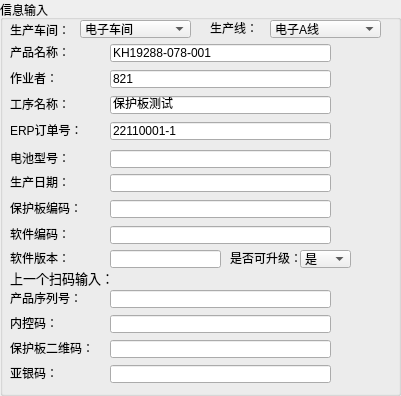
     <widget class="QGroupBox" name="groupBox_5">
      <property name="geometry">
       <rect>
        <x>10</x>
        <y>0</y>
        <width>401</width>
        <height>396</height>
       </rect>
      </property>
      <property name="title">
       <string>信息输入</string>
      </property>
      <widget class="QLabel" name="label_13">
       <property name="geometry">
        <rect>
         <x>10</x>
         <y>226</y>
         <width>71</width>
         <height>16</height>
        </rect>
       </property>
       <property name="text">
        <string>软件编码：</string>
       </property>
      </widget>
      <widget class="QLabel" name="label_12">
       <property name="geometry">
        <rect>
         <x>10</x>
         <y>200</y>
         <width>71</width>
         <height>16</height>
        </rect>
       </property>
       <property name="text">
        <string>保护板编码：</string>
       </property>
      </widget>
      <widget class="QLabel" name="label_6">
       <property name="geometry">
        <rect>
         <x>10</x>
         <y>70</y>
         <width>51</width>
         <height>16</height>
        </rect>
       </property>
       <property name="text">
        <string>作业者：</string>
       </property>
      </widget>
      <widget class="QLabel" name="label_51">
       <property name="geometry">
        <rect>
         <x>10</x>
         <y>174</y>
         <width>61</width>
         <height>16</height>
        </rect>
       </property>
       <property name="text">
        <string>生产日期：</string>
       </property>
      </widget>
      <widget class="QLabel" name="label_55">
       <property name="geometry">
        <rect>
         <x>230</x>
         <y>250</y>
         <width>71</width>
         <height>16</height>
        </rect>
       </property>
       <property name="text">
        <string>是否可升级：</string>
       </property>
      </widget>
      <widget class="QLabel" name="label_barcode_old">
       <property name="geometry">
        <rect>
         <x>10</x>
         <y>270</y>
         <width>361</width>
         <height>16</height>
        </rect>
       </property>
       <property name="font">
        <font>
         <family>小米兰亭</family>
         <pointsize>10</pointsize>
        </font>
       </property>
       <property name="text">
        <string>上一个扫码输入：</string>
       </property>
      </widget>
      <widget class="QLabel" name="label_4">
       <property name="geometry">
        <rect>
         <x>210</x>
         <y>20</y>
         <width>71</width>
         <height>16</height>
        </rect>
       </property>
       <property name="text">
        <string>生产线：</string>
       </property>
      </widget>
      <widget class="QLabel" name="label_3">
       <property name="geometry">
        <rect>
         <x>10</x>
         <y>20</y>
         <width>71</width>
         <height>20</height>
        </rect>
       </property>
       <property name="text">
        <string>生产车间：</string>
       </property>
      </widget>
      <widget class="QLabel" name="label_7">
       <property name="geometry">
        <rect>
         <x>10</x>
         <y>122</y>
         <width>71</width>
         <height>16</height>
        </rect>
       </property>
       <property name="text">
        <string>ERP订单号：</string>
       </property>
      </widget>
      <widget class="QLabel" name="label_5">
       <property name="geometry">
        <rect>
         <x>10</x>
         <y>44</y>
         <width>61</width>
         <height>16</height>
        </rect>
       </property>
       <property name="text">
        <string>产品名称：</string>
       </property>
      </widget>
      <widget class="QLabel" name="label_88">
       <property name="geometry">
        <rect>
         <x>540</x>
         <y>30</y>
         <width>151</width>
         <height>21</height>
        </rect>
       </property>
       <property name="text">
        <string/>
       </property>
      </widget>
      <widget class="QLabel" name="label_89">
       <property name="geometry">
        <rect>
         <x>770</x>
         <y>30</y>
         <width>121</width>
         <height>21</height>
        </rect>
       </property>
       <property name="text">
        <string/>
       </property>
      </widget>
      <widget class="QLabel" name="label_90">
       <property name="geometry">
        <rect>
         <x>540</x>
         <y>60</y>
         <width>141</width>
         <height>21</height>
        </rect>
       </property>
       <property name="text">
        <string/>
       </property>
      </widget>
      <widget class="QLabel" name="label_91">
       <property name="geometry">
        <rect>
         <x>780</x>
         <y>60</y>
         <width>151</width>
         <height>21</height>
        </rect>
       </property>
       <property name="text">
        <string/>
       </property>
      </widget>
      <widget class="QLabel" name="label_92">
       <property name="geometry">
        <rect>
         <x>530</x>
         <y>90</y>
         <width>131</width>
         <height>21</height>
        </rect>
       </property>
       <property name="text">
        <string/>
       </property>
      </widget>
      <widget class="QLabel" name="label_93">
       <property name="geometry">
        <rect>
         <x>740</x>
         <y>90</y>
         <width>121</width>
         <height>21</height>
        </rect>
       </property>
       <property name="text">
        <string/>
       </property>
      </widget>
      <widget class="QLabel" name="label_94">
       <property name="geometry">
        <rect>
         <x>540</x>
         <y>120</y>
         <width>81</width>
         <height>21</height>
        </rect>
       </property>
       <property name="text">
        <string/>
       </property>
      </widget>
      <widget class="QLabel" name="label_95">
       <property name="geometry">
        <rect>
         <x>690</x>
         <y>120</y>
         <width>91</width>
         <height>21</height>
        </rect>
       </property>
       <property name="text">
        <string/>
       </property>
      </widget>
      <widget class="QLabel" name="label_96">
       <property name="geometry">
        <rect>
         <x>870</x>
         <y>120</y>
         <width>91</width>
         <height>21</height>
        </rect>
       </property>
       <property name="text">
        <string/>
       </property>
      </widget>
      <widget class="QLabel" name="label_22">
       <property name="geometry">
        <rect>
         <x>10</x>
         <y>250</y>
         <width>61</width>
         <height>16</height>
        </rect>
       </property>
       <property name="text">
        <string>软件版本：</string>
       </property>
      </widget>
      <widget class="QLabel" name="label_30">
       <property name="geometry">
        <rect>
         <x>10</x>
         <y>290</y>
         <width>81</width>
         <height>16</height>
        </rect>
       </property>
       <property name="text">
        <string>产品序列号：</string>
       </property>
      </widget>
      <widget class="QComboBox" name="comboBox_cell">
       <property name="geometry">
        <rect>
         <x>270</x>
         <y>20</y>
         <width>111</width>
         <height>18</height>
        </rect>
       </property>
       <item>
        <property name="text">
         <string>电子A线</string>
        </property>
       </item>
       <item>
        <property name="text">
         <string>电子B线</string>
        </property>
       </item>
       <item>
        <property name="text">
         <string>电子C线</string>
        </property>
       </item>
       <item>
        <property name="text">
         <string>电子D线</string>
        </property>
       </item>
       <item>
        <property name="text">
         <string>电子E线</string>
        </property>
       </item>
       <item>
        <property name="text">
         <string>电子F线</string>
        </property>
       </item>
       <item>
        <property name="text">
         <string>电子G线</string>
        </property>
       </item>
      </widget>
      <widget class="QComboBox" name="comboBox_fac">
       <property name="geometry">
        <rect>
         <x>80</x>
         <y>20</y>
         <width>111</width>
         <height>18</height>
        </rect>
       </property>
       <item>
        <property name="text">
         <string>电子车间</string>
        </property>
       </item>
       <item>
        <property name="text">
         <string>Pack车间</string>
        </property>
       </item>
       <item>
        <property name="text">
         <string>动力包装线</string>
        </property>
       </item>
      </widget>
      <widget class="QLineEdit" name="lineEditPrName">
       <property name="geometry">
        <rect>
         <x>110</x>
         <y>44</y>
         <width>221</width>
         <height>18</height>
        </rect>
       </property>
       <property name="text">
        <string>KH19288-078-001</string>
       </property>
       <property name="readOnly">
        <bool>false</bool>
       </property>
      </widget>
      <widget class="QLineEdit" name="lineEditOperater">
       <property name="geometry">
        <rect>
         <x>110</x>
         <y>70</y>
         <width>221</width>
         <height>18</height>
        </rect>
       </property>
       <property name="text">
        <string>821</string>
       </property>
       <property name="readOnly">
        <bool>false</bool>
       </property>
      </widget>
      <widget class="QLineEdit" name="lineEditOrderNum">
       <property name="geometry">
        <rect>
         <x>110</x>
         <y>122</y>
         <width>221</width>
         <height>18</height>
        </rect>
       </property>
       <property name="text">
        <string>22110001-1</string>
       </property>
       <property name="readOnly">
        <bool>false</bool>
       </property>
      </widget>
      <widget class="QLineEdit" name="lineEditBoardCode">
       <property name="geometry">
        <rect>
         <x>110</x>
         <y>200</y>
         <width>221</width>
         <height>18</height>
        </rect>
       </property>
       <property name="readOnly">
        <bool>true</bool>
       </property>
      </widget>
      <widget class="QLineEdit" name="lineEditSoftCode">
       <property name="geometry">
        <rect>
         <x>110</x>
         <y>226</y>
         <width>221</width>
         <height>18</height>
        </rect>
       </property>
       <property name="readOnly">
        <bool>true</bool>
       </property>
      </widget>
      <widget class="QComboBox" name="comboBox_upgrade">
       <property name="geometry">
        <rect>
         <x>300</x>
         <y>250</y>
         <width>51</width>
         <height>18</height>
        </rect>
       </property>
       <item>
        <property name="text">
         <string>是</string>
        </property>
       </item>
       <item>
        <property name="text">
         <string>否</string>
        </property>
       </item>
      </widget>
      <widget class="QLineEdit" name="lineEditVersion">
       <property name="geometry">
        <rect>
         <x>110</x>
         <y>250</y>
         <width>111</width>
         <height>18</height>
        </rect>
       </property>
       <property name="readOnly">
        <bool>true</bool>
       </property>
      </widget>
      <widget class="QLineEdit" name="lineEditBarCode13">
       <property name="geometry">
        <rect>
         <x>110</x>
         <y>290</y>
         <width>221</width>
         <height>18</height>
        </rect>
       </property>
       <property name="readOnly">
        <bool>true</bool>
       </property>
      </widget>
      <widget class="QLabel" name="label_33">
       <property name="geometry">
        <rect>
         <x>10</x>
         <y>315</y>
         <width>81</width>
         <height>16</height>
        </rect>
       </property>
       <property name="text">
        <string>内控码：</string>
       </property>
      </widget>
      <widget class="QLineEdit" name="lineEditBarCode8">
       <property name="geometry">
        <rect>
         <x>110</x>
         <y>315</y>
         <width>221</width>
         <height>18</height>
        </rect>
       </property>
       <property name="readOnly">
        <bool>true</bool>
       </property>
      </widget>
      <widget class="QLabel" name="label_34">
       <property name="geometry">
        <rect>
         <x>10</x>
         <y>340</y>
         <width>91</width>
         <height>16</height>
        </rect>
       </property>
       <property name="text">
        <string>保护板二维码：</string>
       </property>
      </widget>
      <widget class="QLineEdit" name="lineEdit2Dcode">
       <property name="geometry">
        <rect>
         <x>110</x>
         <y>340</y>
         <width>221</width>
         <height>18</height>
        </rect>
       </property>
       <property name="readOnly">
        <bool>true</bool>
       </property>
      </widget>
      <widget class="QLabel" name="label_35">
       <property name="geometry">
        <rect>
         <x>10</x>
         <y>365</y>
         <width>81</width>
         <height>16</height>
        </rect>
       </property>
       <property name="text">
        <string>亚银码：</string>
       </property>
      </widget>
      <widget class="QLineEdit" name="lineEditMattSilverCode">
       <property name="geometry">
        <rect>
         <x>110</x>
         <y>365</y>
         <width>221</width>
         <height>18</height>
        </rect>
       </property>
       <property name="readOnly">
        <bool>false</bool>
       </property>
      </widget>
      <widget class="QLineEdit" name="dateTimeEditMNF">
       <property name="geometry">
        <rect>
         <x>110</x>
         <y>174</y>
         <width>221</width>
         <height>18</height>
        </rect>
       </property>
       <property name="readOnly">
        <bool>true</bool>
       </property>
      </widget>
      <widget class="QLineEdit" name="lineEditBatModel">
       <property name="geometry">
        <rect>
         <x>110</x>
         <y>150</y>
         <width>221</width>
         <height>18</height>
        </rect>
       </property>
       <property name="text">
        <string/>
       </property>
       <property name="readOnly">
        <bool>false</bool>
       </property>
      </widget>
      <widget class="QLabel" name="label_31">
       <property name="geometry">
        <rect>
         <x>10</x>
         <y>150</y>
         <width>61</width>
         <height>16</height>
        </rect>
       </property>
       <property name="text">
        <string>电池型号：</string>
       </property>
      </widget>
      <widget class="QLineEdit" name="lineEditWorkStationName">
       <property name="geometry">
        <rect>
         <x>110</x>
         <y>96</y>
         <width>221</width>
         <height>18</height>
        </rect>
       </property>
       <property name="text">
        <string>保护板测试</string>
       </property>
       <property name="readOnly">
        <bool>false</bool>
       </property>
      </widget>
      <widget class="QLabel" name="label_8">
       <property name="geometry">
        <rect>
         <x>10</x>
         <y>96</y>
         <width>61</width>
         <height>16</height>
        </rect>
       </property>
       <property name="text">
        <string>工序名称：</string>
       </property>
      </widget>
     </widget>
